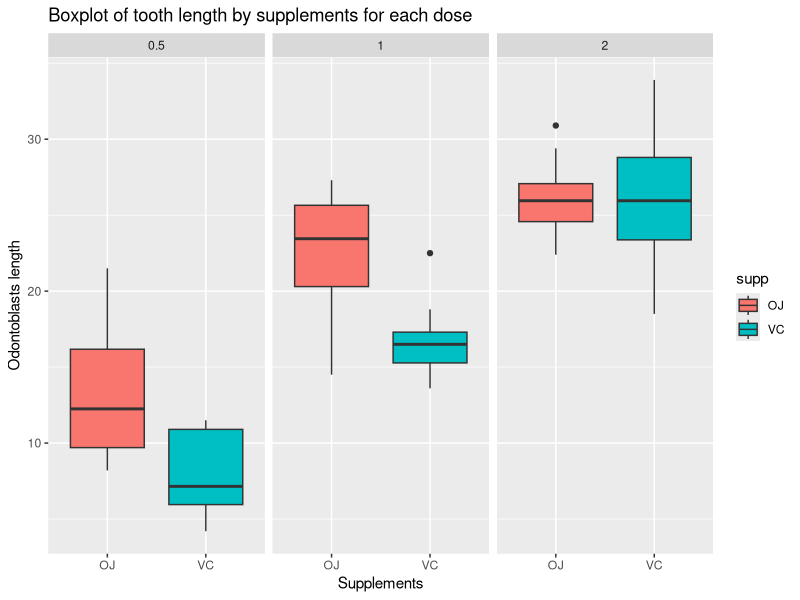

Generate this figure with R:
## ---- chunk 1
knitr::opts_chunk$set(echo = TRUE)
## ---- chunk 2
library(tidyverse)
library(ggplot2)
library(knitr)
## ---- chunk 3
dat <- data.frame(Titanic)
## ---- chunk 4
child.num <- sum(dat$Age == "Child")
adult.num <- sum(dat$Age == "Adult")
## ---- chunk 5
# count the number of adults and kids for each sex
less <- sum(dat$Age == "Adult" & dat$Sex == "Female") <
  sum(dat$Age == "Adult" & dat$Sex == "Male")
equal <- sum(dat$Age == "Adult" & dat$Sex == "Female") == 
  sum(dat$Age == "Adult" & dat$Sex == "Male")

if(equal)
{print("Equal")} else if (less)
{print("More female")} else{print("More male")}
## ---- chunk 6
sum(dat$Age == "Child" & dat$Survived == "Yes")
sum(dat$Age == "Adult" & dat$Survived == "Yes")
## ---- chunk 7
dat %>% 
  group_by(Class) %>% 
  count(Survived) %>% 
  kable()
## ---- chunk 8
dat2 <- ToothGrowth

ggplot(aes(x = supp, y = len), data = dat2) + 
  geom_boxplot(aes(fill = supp)) + facet_wrap(~ dose) +
  ggtitle("Boxplot of tooth length by supplements for each dose") +
  xlab("Supplements") + ylab("Odontoblasts length")
